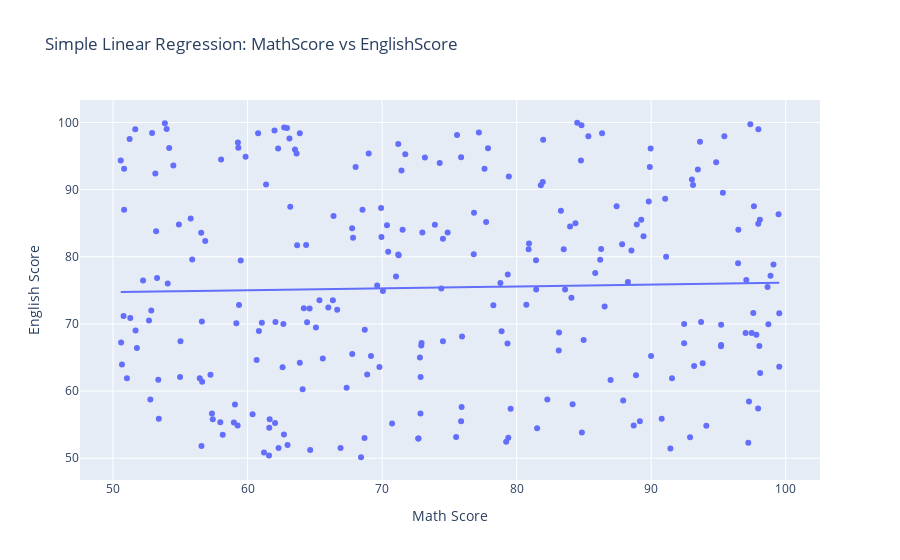

Notebook cell for this chart:
### Markdown cell above
Keep in mind that the variables are randomly generated so there may or may not be a correlation that you might expect.

### Code cell
import pandas as pd
import numpy as np
import statsmodels.api as sm
import plotly.express as px

# Assuming student_df_250 is already defined
# Using MathScore as independent variable and EnglishScore as dependent variable
X = student_df_250['MathScore']
Y = student_df_250['EnglishScore']

# Add a constant for the linear regression model
X = sm.add_constant(X)

# Fit the model
model = sm.OLS(Y, X).fit()
student_df_250['Predicted_EnglishScore'] = model.predict(X)

# Plotting with Plotly Express
fig = px.scatter(student_df_250, x='MathScore', y='EnglishScore', 
                 trendline="ols", title="Simple Linear Regression: MathScore vs EnglishScore",
                 labels={'MathScore': 'Math Score', 'EnglishScore': 'English Score'})
fig.show()

print(model.summary())

### Figure 1 — Plotly figure (JSON) as saved in the notebook; plotly's stock layout.template omitted (floating-point values rounded to 4 significant figures; data arrays with more than 128 entries replaced by an {"elided": "..."} marker saying what was removed)
{"data": [{"hovertemplate": "Math Score=%{x}<br>English Score=%{y}<extra></extra>", "legendgroup": "", "marker": {"color": "#636efa", "symbol": "circle"}, "mode": "markers", "name": "", "orientation": "v", "showlegend": false, "type": "scatter", "x": {"elided": "250 float values"}, "xaxis": "x", "y": {"elided": "250 float values"}, "yaxis": "y"}, {"hovertemplate": "<b>OLS trendline</b><br>EnglishScore = 0.0280452 * MathScore + 73.3278<br>R<sup>2</sup>=0.000785<br><br>Math Score=%{x}<br>English Score=%{y} <b>(trend)</b><extra></extra>", "legendgroup": "", "marker": {"color": "#636efa", "symbol": "circle"}, "mode": "lines", "name": "", "showlegend": false, "type": "scatter", "x": {"elided": "250 float values"}, "xaxis": "x", "y": {"elided": "250 float values"}, "yaxis": "y"}], "layout": {"autosize": true, "legend": {"tracegroupgap": 0}, "title": {"text": "Simple Linear Regression: MathScore vs EnglishScore"}, "xaxis": {"anchor": "y", "autorange": true, "domain": [0, 1], "range": [47.49, 102.6], "title": {"text": "Math Score"}, "type": "linear"}, "yaxis": {"anchor": "x", "autorange": true, "domain": [0, 1], "range": [46.03, 104.1], "title": {"text": "English Score"}, "type": "linear"}}}
